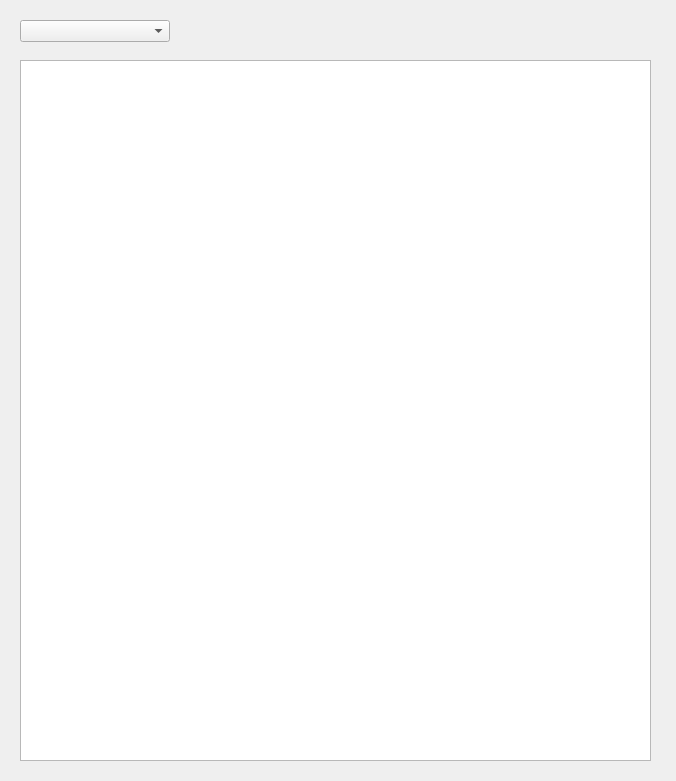
<?xml version="1.0" encoding="UTF-8"?>
<ui version="4.0">
 <class>ControllerStatusDialog</class>
 <widget class="QDialog" name="ControllerStatusDialog">
  <property name="geometry">
   <rect>
    <x>0</x>
    <y>0</y>
    <width>676</width>
    <height>781</height>
   </rect>
  </property>
  <property name="windowTitle">
   <string>Dialog</string>
  </property>
  <widget class="QTableView" name="tableView">
   <property name="geometry">
    <rect>
     <x>20</x>
     <y>60</y>
     <width>631</width>
     <height>701</height>
    </rect>
   </property>
  </widget>
  <widget class="QComboBox" name="comboBox">
   <property name="geometry">
    <rect>
     <x>20</x>
     <y>20</y>
     <width>150</width>
     <height>22</height>
    </rect>
   </property>
  </widget>
 </widget>
 <resources/>
 <connections/>
</ui>
